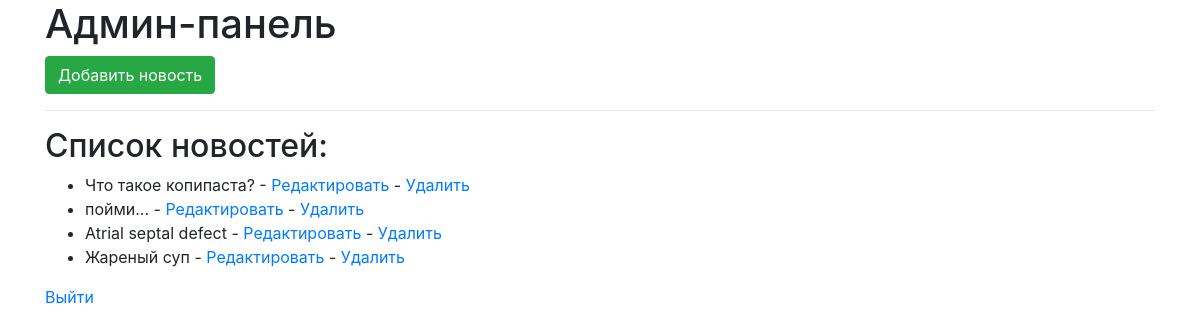
The page /admin (signed in) on the database its author committed.
### server_run.py (models this page shows, shortened)
class News(db.Model):
    id = db.Column(db.Integer, primary_key=True)
    title = db.Column(db.String(255), nullable=False)
    content = db.Column(db.Text, nullable=False)
    date_created = db.Column(db.DateTime, default=db.func.now())
    author_id = db.Column(db.Integer, db.ForeignKey('user.id'), nullable=False)
    author = db.relationship('User', backref=db.backref('news', lazy=True))
    slug = db.Column(db.String(255), unique=True, nullable=False)
    is_published = db.Column(db.Boolean, default=False)
    image = db.Column(db.String(255), nullable=True)

### server_run.py (the view)
@app.route('/admin')
@login_required
@admin_required
def admin_panel():
    news_list = News.query.order_by(News.date_created.desc()).all()
    return render_template('admin_panel.html', news=news_list)

### server_run.py (called while the page is built)
@login_manager.user_loader
def load_user(user_id):
    return User.query.get(int(user_id))

def admin_required(f):
    @wraps(f)
    def decorated_function(*args, **kwargs):
        if not current_user.is_admin:
            abort(403)  # Forbidden
        return f(*args, **kwargs)
    return decorated_function

### templates/admin_panel.html (shortened to what this page needs)
<!DOCTYPE html>
<html>
<head>
    <link rel="stylesheet" href="https://stackpath.bootstrapcdn.com/bootstrap/4.5.2/css/bootstrap.min.css">
</head>
<body>
    <div class="container">
        <h1>Админ-панель</h1>
        <a href="{{ url_for('add_news') }}" class="btn btn-success">Добавить новость</a>
        <hr>
        <h2>Список новостей:</h2>
        <ul>
            {% for item in news %}
                <li>
                    {{ item.title }} -
                    <a href="{{ url_for('edit_news', id=item.id) }}">Редактировать</a> -
                    <a href="{{ url_for('delete_news', id=item.id) }}" onclick="return confirm('Вы уверены, что хотите удалить эту новость?')">Удалить</a>
                </li>
            {% endfor %}
        </ul>
        <a href="{{ url_for('logout') }}">Выйти</a>
    </div>
</body>
</html>

### rows shown on the page
News: title "Что такое копипаста?"
News: title "пойми..."
News: title "Atrial septal defect"
News: title "Жареный суп"
